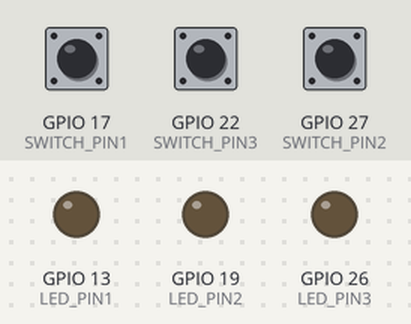
A program run on a simulated Raspberry Pi (BCM pin numbers). Parts: output pins drawn as LEDs (lit = HIGH). The inputs (shaded band) are chosen by the test bench; at power-on: GPIO 17 (SWITCH_PIN1) LOW, GPIO 22 (SWITCH_PIN3) LOW, GPIO 27 (SWITCH_PIN2) LOW.

Above: at 1.2 s.
1.3 s: GPIO 17 (SWITCH_PIN1) pulled HIGH for 0.15 s
At 1.37 s:
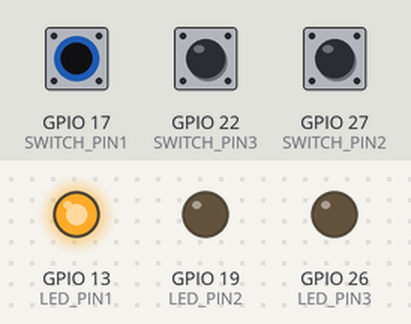
2.9 s: GPIO 22 (SWITCH_PIN3) pulled HIGH for 0.15 s
At 2.97 s:
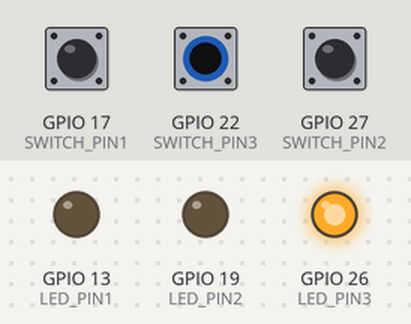
4.5 s: GPIO 27 (SWITCH_PIN2) pulled HIGH for 0.15 s
At 4.57 s:
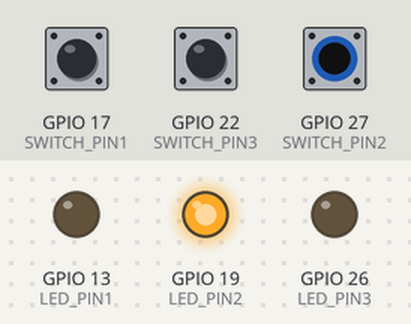
6.1 s: GPIO 27 (SWITCH_PIN2) pulled HIGH for 3.2 s
At 10.0 s:
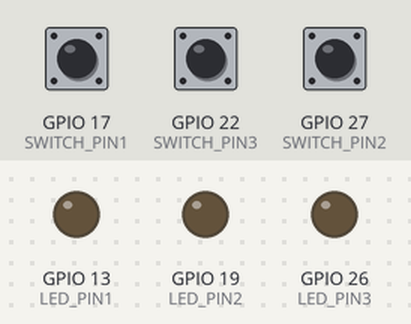
10.8 s: GPIO 17 (SWITCH_PIN1) pulled HIGH for 3.2 s
At 11.2 s:
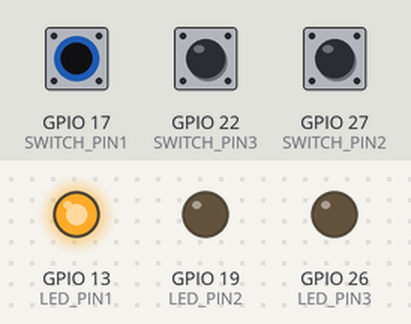
Timing chart, 0 to 15.5 s (numbered marks = the images above; inputs shaded):
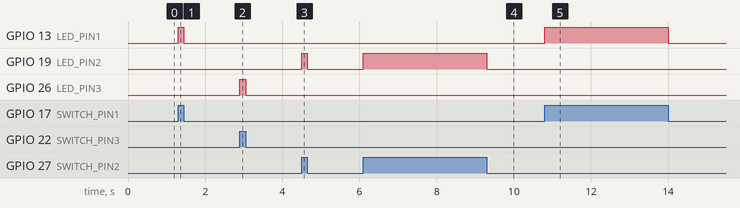

Measured:
- after the input at 1.3 s, GPIO 13 (LED_PIN1): LOW → HIGH at once, → LOW 0.15 s later
- after the input at 2.9 s, GPIO 26 (LED_PIN3): LOW → HIGH at once, → LOW 0.15 s later
- after the input at 4.5 s, GPIO 19 (LED_PIN2): LOW → HIGH at once, → LOW 0.15 s later
- after the input at 6.1 s, GPIO 19 (LED_PIN2): LOW → HIGH at once, → LOW 3.2 s later
- after the input at 10.8 s, GPIO 13 (LED_PIN1): LOW → HIGH at once, → LOW 3.2 s later

The program:

switch_led.py
```python
import RPi.GPIO as GPIO
import time

LED_PIN1 = 13
LED_PIN2 = 19
LED_PIN3 = 26
SWITCH_PIN1 = 17
SWITCH_PIN2 = 27
SWITCH_PIN3 = 22

GPIO.setmode(GPIO.BCM)
GPIO.setup(LED_PIN1,GPIO.OUT)
GPIO.setup(LED_PIN2,GPIO.OUT)
GPIO.setup(LED_PIN3,GPIO.OUT)
GPIO.setup(SWITCH_PIN1,GPIO.IN,pull_up_down=GPIO.PUD_DOWN)
GPIO.setup(SWITCH_PIN2,GPIO.IN,pull_up_down=GPIO.PUD_DOWN)
GPIO.setup(SWITCH_PIN3,GPIO.IN,pull_up_down=GPIO.PUD_DOWN)

try:
    while True:
        val1 = GPIO.input(SWITCH_PIN1)
        val2 = GPIO.input(SWITCH_PIN2)
        val3 = GPIO.input(SWITCH_PIN3)
        GPIO.output(LED_PIN1,val1)
        GPIO.output(LED_PIN2,val2)
        GPIO.output(LED_PIN3,val3)


finally:
    GPIO.cleanup()
    print('cleanup and exit')
```
